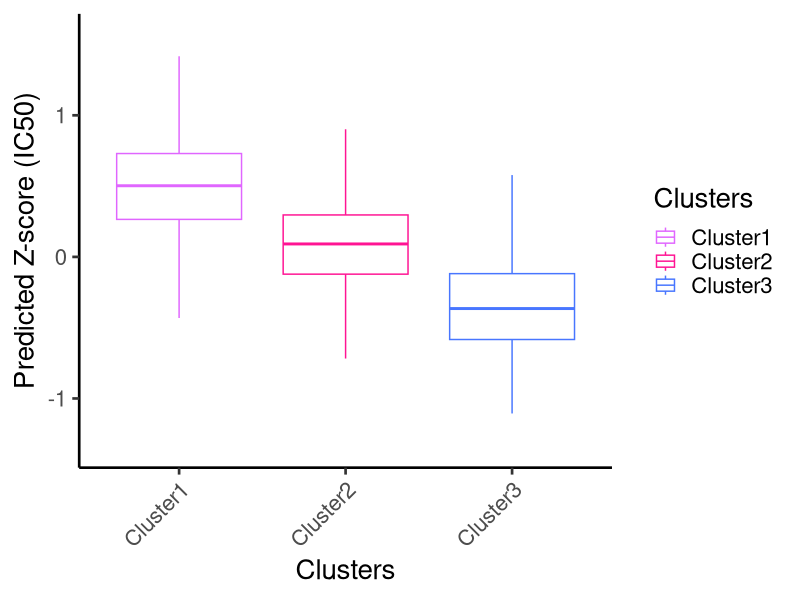

Reproduce this figure in R.
##loading libraries
library(ggplot2)

##loading predictions
Predictions = read.csv("ATTX_predictions.csv",sep=",",header = T,stringsAsFactors = F,row.names = 1)

##loading metadata
metadata = read.csv("metadata.csv",sep=",",header = T,stringsAsFactors = F,row.names = 1)

pred = t(Predictions)

df = merge(pred,metadata,by=0)
mat = reshape2::melt(df)

##plotting
p <- ggplot(mat, aes(x=Clusters, y=value,col=Clusters)) + 
  geom_boxplot(outlier.shape = NA)
p +theme_classic(base_size = 20) +scale_color_manual(values=c(Cluster1="mediumorchid1",Cluster2="deeppink",Cluster3="royalblue1"))+theme(axis.text.x = element_text(angle = 45, hjust=1))+
ylab("Predicted Z-score (IC50)")
                                                                                                                                                                                                  
